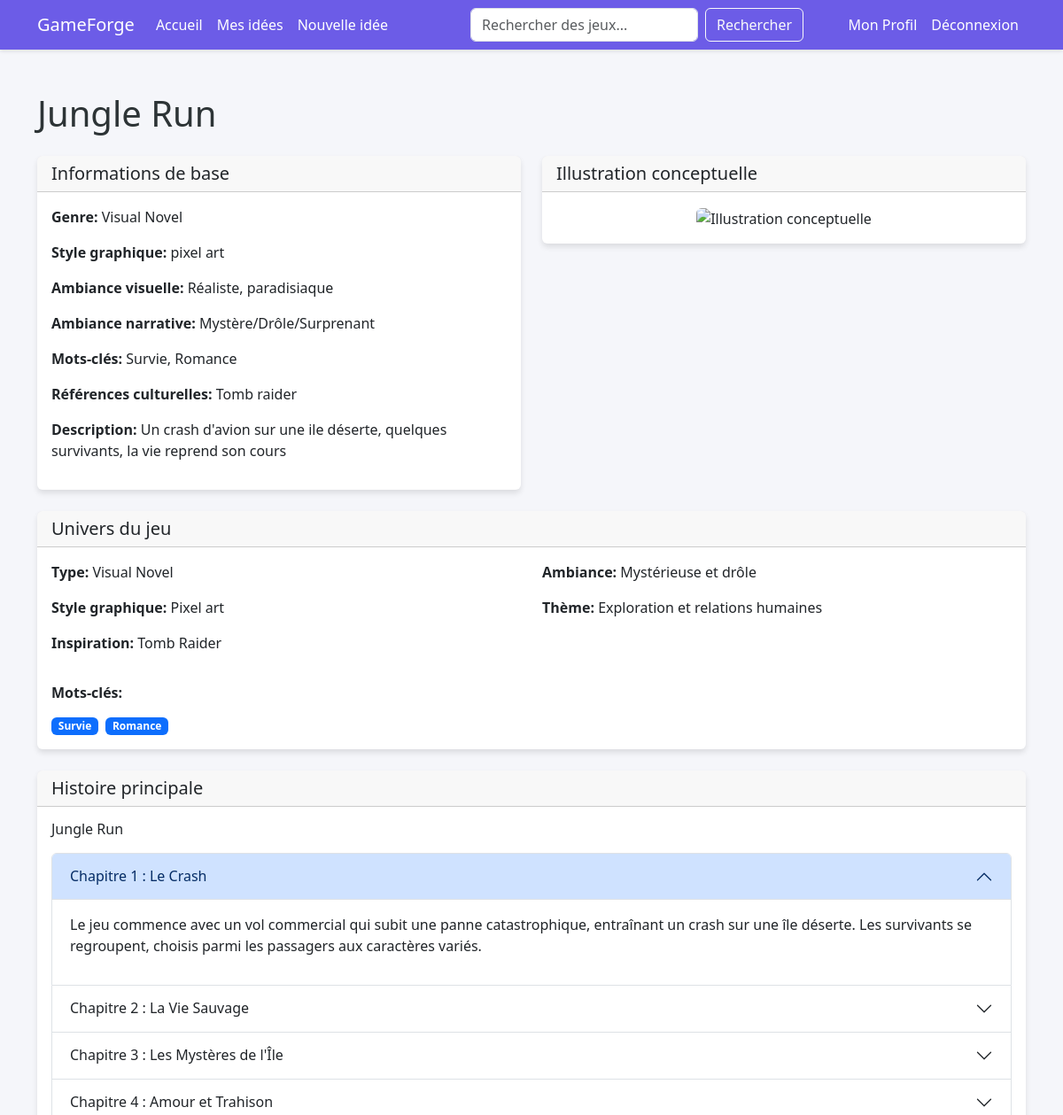
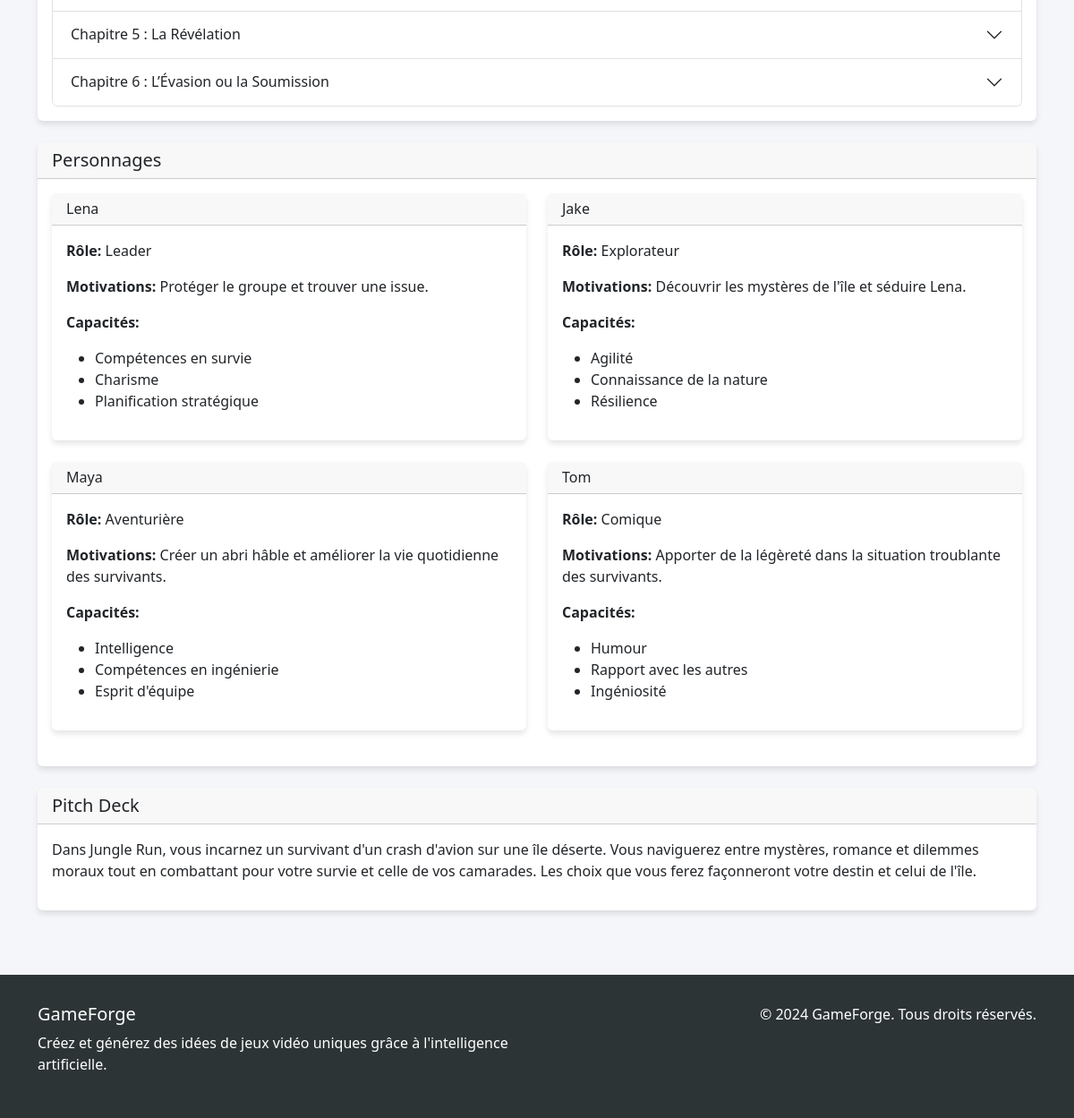
Page /idea/7/ (signed in) on the committed database (2 pictures, top to bottom).
### gameforge/models.py (models this page shows)
class GameIdea(models.Model):
    user = models.ForeignKey(User, on_delete=models.CASCADE)
    title = models.CharField(max_length=255)
    genre = models.CharField(max_length=255)  # RPG, FPS, MOBA, Visual Novel, etc. On aura une liste déroulante pour choisir le genre mais on pourra également écrire quelque chose de personnalisé.
    style_graphique = models.CharField(max_length=255)  # 2D, 3D, pixel art, etc. On aura une liste déroulante pour choisir le style graphique mais on pourra également écrire quelque chose de personnalisé.
    ambiance_visuelle = models.CharField(max_length=255)  # Fantasy, Science-fiction, etc. On aura une liste déroulante pour choisir l'ambiance visuelle mais on pourra également écrire quelque chose de personnalisé.
    ambiance_narrative = models.CharField(max_length=255)  # Tragique, comique, etc. On aura une liste déroulante pour choisir l'ambiance narrative mais on pourra également écrire quelque chose de personnalisé.
    mots_cles = models.CharField(max_length=255)  # Guerre, Amour, Trahison, etc. On aura une liste déroulante pour choisir les mots clés mais on pourra également écrire quelque chose de personnalisé.
    reference_culturelle = models.CharField(max_length=255)  # Zelda, Final Fantasy, Dark Souls, etc. On aura une liste déroulante pour choisir la référence culturelle mais on pourra également écrire quelque chose de personnalisé.
    description = models.TextField() # Description du jeu
    created_at = models.DateTimeField(auto_now_add=True)

class GameGeneration(models.Model):
    game_idea = models.ForeignKey(GameIdea, on_delete=models.CASCADE)
    user = models.ForeignKey(User, on_delete=models.CASCADE)
    univers_de_jeu = models.TextField() # Type, ambiance, style graphique, etc.
    histoire_principale = models.TextField() # Scénario structuré
    personnages = models.TextField() # Avec leur rôle, capacités, motivations, etc.
    illustrations_conceptuelles = models.TextField() # URL d'une illustration conceptuelle
    pitch_deck = models.TextField() # Fiche de présentation du jeu (présentation complète type “pitch deck”)
    created_at = models.DateTimeField(auto_now_add=True)

### gameforge/views.py (the view, shortened to what this page needs)
# urls.py: path("idea/<int:game_idea_id>/", views.game_idea, name="game_idea"),
@login_required
def game_idea(request, game_idea_id):
    game_idea = GameIdea.objects.get(id=game_idea_id)
    user = User.objects.get(id=request.session['user_id'])
    existing_generation = GameGeneration.objects.filter(game_idea=game_idea).first()
    if existing_generation:
        game_generation = existing_generation
    formatted_data = format_game_generation_for_template(game_generation)
    return render(request, 'gameforge/game_idea.html', {
        'game_idea': game_idea,
        'game_generation': game_generation,
        'formatted_data': formatted_data
    })

### gameforge/views.py (called while the page is built)
def format_game_generation_for_template(game_generation):
    formatted_data = {}
    try:
        formatted_data['univers'] = json.loads(game_generation.univers_de_jeu)
    except:
        formatted_data['univers'] = {"type": "Information non disponible"}
    try:
        formatted_data['histoire'] = json.loads(game_generation.histoire_principale)
    except:
        formatted_data['histoire'] = {"titre": "Histoire", "scenario": []}
    try:
        formatted_data['personnages'] = json.loads(game_generation.personnages)
    except:
        formatted_data['personnages'] = []
    formatted_data['illustration'] = game_generation.illustrations_conceptuelles
    formatted_data['pitch_deck'] = game_generation.pitch_deck
    return formatted_data

### templates/gameforge/game_idea.html
{% extends 'base.html' %}
{% block content %}
<div class="container mt-5">
    <h1 class="mb-4">{{ game_idea.title }}</h1>
    <div class="row">
        <div class="col-md-6">
            <div class="card mb-4">
                <div class="card-header">
                    <h2 class="h5 mb-0">Informations de base</h2>
                </div>
                <div class="card-body">
                    <p><strong>Genre:</strong> {{ game_idea.genre }}</p>
                    <p><strong>Style graphique:</strong> {{ game_idea.style_graphique }}</p>
                    <p><strong>Ambiance visuelle:</strong> {{ game_idea.ambiance_visuelle }}</p>
                    <p><strong>Ambiance narrative:</strong> {{ game_idea.ambiance_narrative }}</p>
                    <p><strong>Mots-clés:</strong> {{ game_idea.mots_cles }}</p>
                    <p><strong>Références culturelles:</strong> {{ game_idea.reference_culturelle }}</p>
                    <p><strong>Description:</strong> {{ game_idea.description }}</p>
                </div>
            </div>
        </div>
        <div class="col-md-6">
            <div class="card mb-4">
                <div class="card-header">
                    <h2 class="h5 mb-0">Illustration conceptuelle</h2>
                </div>
                <div class="card-body text-center">
                    <img src="{{ formatted_data.illustration }}" alt="Illustration conceptuelle" class="img-fluid rounded">
                </div>
            </div>
        </div>
    </div>
    <div class="row">
        <div class="col-12">
            <div class="card mb-4">
                <div class="card-header">
                    <h2 class="h5 mb-0">Univers du jeu</h2>
                </div>
                <div class="card-body">
                    <div class="row">
                        {% if formatted_data.univers.type %}
                        <div class="col-md-6">
                            <p><strong>Type:</strong> {{ formatted_data.univers.type }}</p>
                        </div>
                        {% endif %}
                        {% if formatted_data.univers.ambiance %}
                        <div class="col-md-6">
                            <p><strong>Ambiance:</strong> {{ formatted_data.univers.ambiance }}</p>
                        </div>
                        {% endif %}
                        {% if formatted_data.univers.style_graphique %}
                        <div class="col-md-6">
                            <p><strong>Style graphique:</strong> {{ formatted_data.univers.style_graphique }}</p>
                        </div>
                        {% endif %}
                        {% if formatted_data.univers.thème %}
                        <div class="col-md-6">
                            <p><strong>Thème:</strong> {{ formatted_data.univers.thème }}</p>
                        </div>
                        {% endif %}
                        {% if formatted_data.univers.inspiration %}
                        <div class="col-md-6">
                            <p><strong>Inspiration:</strong> {{ formatted_data.univers.inspiration }}</p>
                        </div>
                        {% endif %}
                    </div>
                    {% if formatted_data.univers.mots_cles %}
                    <div class="mt-3">
                        <p><strong>Mots-clés:</strong></p>
                        <div class="d-flex flex-wrap gap-2">
                            {% for mot in formatted_data.univers.mots_cles %}
                            <span class="badge bg-primary">{{ mot }}</span>
                            {% endfor %}
                        </div>
                    </div>
                    {% endif %}
                </div>
            </div>
            <div class="card mb-4">
                <div class="card-header">
                    <h2 class="h5 mb-0">Histoire principale</h2>
                </div>
                <div class="card-body">
                    {% if formatted_data.histoire.titre %}
                    <h3 class="h6 mb-3">{{ formatted_data.histoire.titre }}</h3>
                    {% endif %}
                    {% if formatted_data.histoire.scenario %}
                    <div class="accordion" id="scenarioAccordion">
                        {% for chapitre in formatted_data.histoire.scenario %}
                        <div class="accordion-item">
                            <h2 class="accordion-header" id="heading{{ forloop.counter }}">
                                <button class="accordion-button {% if not forloop.first %}collapsed{% endif %}" type="button"
                                        data-bs-toggle="collapse" data-bs-target="#collapse{{ forloop.counter }}"
                                        aria-expanded="{% if forloop.first %}true{% else %}false{% endif %}"
                                        aria-controls="collapse{{ forloop.counter }}">
                                    {% if chapitre.chapitre %}Chapitre {{ chapitre.chapitre }}{% else %}Partie {{ forloop.counter }}{% endif %}
                                    {% if chapitre.titre %}: {{ chapitre.titre }}{% endif %}
                                </button>
                            </h2>
                            <div id="collapse{{ forloop.counter }}" class="accordion-collapse collapse {% if forloop.first %}show{% endif %}"
                                 aria-labelledby="heading{{ forloop.counter }}" data-bs-parent="#scenarioAccordion">
                                <div class="accordion-body">
                                    {{ chapitre.description|linebreaks }}
                                </div>
                            </div>
                        </div>
                        {% endfor %}
                    </div>
                    {% endif %}
                </div>
            </div>
            <div class="card mb-4">
                <div class="card-header">
                    <h2 class="h5 mb-0">Personnages</h2>
                </div>
                <div class="card-body">
                    {% if formatted_data.personnages %}
                    <div class="row">
                        {% for personnage in formatted_data.personnages %}
                        <div class="col-md-6 mb-4">
                            <div class="card h-100">
                                <div class="card-header">
                                    <h3 class="h6 mb-0">{{ personnage.nom }}</h3>
                                </div>
                                <div class="card-body">
                                    {% if personnage.role %}
                                    <p><strong>Rôle:</strong> {{ personnage.role }}</p>
                                    {% endif %}
                                    {% if personnage.motivations %}
                                    <p><strong>Motivations:</strong> {{ personnage.motivations }}</p>
                                    {% endif %}
                                    {% if personnage.capacites %}
                                    <p><strong>Capacités:</strong></p>
                                    <ul>
                                        {% for capacite in personnage.capacites %}
                                        <li>{{ capacite }}</li>
                                        {% endfor %}
                                    </ul>
                                    {% endif %}
                                </div>
                            </div>
                        </div>
                        {% endfor %}
                    </div>
                    {% else %}
                    <p>Aucun personnage n'a été défini pour ce jeu.</p>
                    {% endif %}
                </div>
            </div>
            <div class="card mb-4">
                <div class="card-header">
                    <h2 class="h5 mb-0">Pitch Deck</h2>
                </div>
                <div class="card-body">
                    {{ formatted_data.pitch_deck|linebreaks }}
                </div>
            </div>
        </div>
    </div>
</div>
{% endblock %}

### templates/base.html (style rules this page uses)
:root { --primary-color: #6c5ce7; --secondary-color: #a29bfe; --dark-color: #2d3436; --light-color: #f5f6fa; }
body { background-color: var(--light-color); color: var(--dark-color); font-family: 'Segoe UI', Tahoma, Geneva, Verdana, sans-serif; }
.card { border: none; box-shadow: 0 4px 6px rgba(0,0,0,0.1); transition: transform 0.2s; }

### rows in the picture
GameIdea: title "Jungle Run", genre "Visual Novel", style_graphique "pixel art", ambiance_visuelle "Réaliste, paradisiaque", ambiance_narrative "Mystère/Drôle/Surprenant", mots_cles "Survie, Romance", reference_culturelle "Tomb raider", description "Un crash d'avion sur une ile déserte, quelques survivants, la vie reprend son cours", univers.type "Visual Novel", univers.style_graphique "Pixel art", univers.inspiration "Tomb Raider", histoire.titre "Jungle Run"
GameGeneration: pitch_deck "Dans Jungle Run, vous incarnez un survivant d'un crash d'avion sur une île déserte. Vous naviguerez entre mystères, romance et dilemmes moraux tout en combattant pour votre survie et celle de vos camarades. Les choix que vous ferez façonneront votre destin et celui de l'île."

### other values in the picture
{{ mot }} "Survie" "Romance"
{{ chapitre.chapitre }} "1" "2" "3" "4" "5" "6"
{{ chapitre.titre }} "Le Crash" "La Vie Sauvage" "Les Mystères de l'Île" "Amour et Trahison" "La Révélation" "L’Évasion ou la Soumission"
{{ chapitre.description|linebreaks }} "Le jeu commence avec un vol commercial qui subit une panne catastrophique, entraînant un crash sur une île déserte. Les survivants se regroupent, choisis parmi les passagers aux caractères variés."
{{ personnage.nom }} "Lena" "Jake" "Maya" "Tom"
{{ personnage.role }} "Leader" "Explorateur" "Aventurière" "Comique"
{{ personnage.motivations }} "Protéger le groupe et trouver une issue." "Découvrir les mystères de l'île et séduire Lena." "Créer un abri hâble et améliorer la vie quotidienne des survivants." "Apporter de la légèreté dans la situation troublante des survivants."
{{ capacite }} "Compétences en survie" "Charisme" "Planification stratégique" "Agilité" "Connaissance de la nature" "Résilience" "Intelligence" "Compétences en ingénierie" "Esprit d'équipe" "Humour" "Rapport avec les autres" "Ingéniosité"
